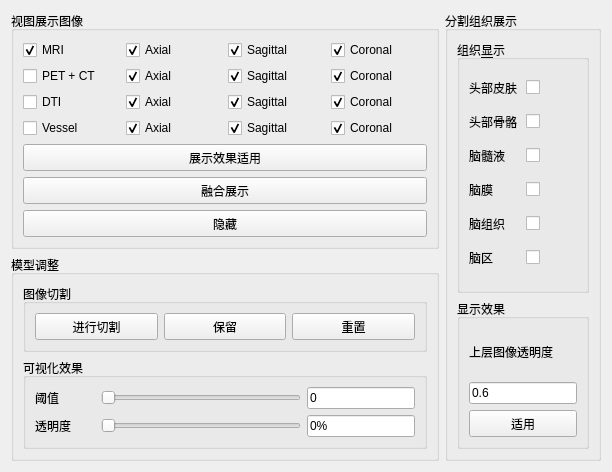
         <widget class="QWidget" name="tab_10">
          <attribute name="title">
           <string>图像展示</string>
          </attribute>
          <layout class="QGridLayout" name="gridLayout_3">
           <item row="0" column="0">
            <widget class="QGroupBox" name="groupBox_9">
             <property name="maximumSize">
              <size>
               <width>500</width>
               <height>16777215</height>
              </size>
             </property>
             <property name="title">
              <string>视图展示图像</string>
             </property>
             <layout class="QGridLayout" name="gridLayout_6">
              <item row="1" column="3">
               <widget class="QCheckBox" name="checkBox_38">
                <property name="text">
                 <string>Coronal</string>
                </property>
                <property name="checked">
                 <bool>true</bool>
                </property>
               </widget>
              </item>
              <item row="3" column="3">
               <widget class="QCheckBox" name="checkBox_39">
                <property name="text">
                 <string>Coronal</string>
                </property>
                <property name="checked">
                 <bool>true</bool>
                </property>
               </widget>
              </item>
              <item row="0" column="0">
               <widget class="QCheckBox" name="checkBox_11">
                <property name="text">
                 <string>MRI</string>
                </property>
                <property name="checked">
                 <bool>true</bool>
                </property>
                <property name="autoExclusive">
                 <bool>true</bool>
                </property>
               </widget>
              </item>
              <item row="3" column="2">
               <widget class="QCheckBox" name="checkBox_36">
                <property name="text">
                 <string>Sagittal</string>
                </property>
                <property name="checked">
                 <bool>true</bool>
                </property>
               </widget>
              </item>
              <item row="1" column="1">
               <widget class="QCheckBox" name="checkBox_32">
                <property name="text">
                 <string>Axial</string>
                </property>
                <property name="checked">
                 <bool>true</bool>
                </property>
               </widget>
              </item>
              <item row="2" column="2">
               <widget class="QCheckBox" name="checkBox_41">
                <property name="text">
                 <string>Sagittal</string>
                </property>
                <property name="checked">
                 <bool>true</bool>
                </property>
               </widget>
              </item>
              <item row="0" column="1">
               <widget class="QCheckBox" name="checkBox">
                <property name="text">
                 <string>Axial</string>
                </property>
                <property name="checked">
                 <bool>true</bool>
                </property>
               </widget>
              </item>
              <item row="6" column="0" colspan="4">
               <widget class="QPushButton" name="pushButton_unshow">
                <property name="minimumSize">
                 <size>
                  <width>0</width>
                  <height>27</height>
                 </size>
                </property>
                <property name="text">
                 <string>隐藏</string>
                </property>
               </widget>
              </item>
              <item row="1" column="2">
               <widget class="QCheckBox" name="checkBox_35">
                <property name="text">
                 <string>Sagittal</string>
                </property>
                <property name="checked">
                 <bool>true</bool>
                </property>
               </widget>
              </item>
              <item row="2" column="0">
               <widget class="QCheckBox" name="checkBox_22">
                <property name="text">
                 <string>DTI</string>
                </property>
                <property name="autoExclusive">
                 <bool>true</bool>
                </property>
               </widget>
              </item>
              <item row="2" column="3">
               <widget class="QCheckBox" name="checkBox_42">
                <property name="text">
                 <string>Coronal</string>
                </property>
                <property name="checked">
                 <bool>true</bool>
                </property>
               </widget>
              </item>
              <item row="1" column="0">
               <widget class="QCheckBox" name="checkBox_12">
                <property name="text">
                 <string>PET + CT</string>
                </property>
                <property name="autoExclusive">
                 <bool>true</bool>
                </property>
               </widget>
              </item>
              <item row="0" column="2">
               <widget class="QCheckBox" name="checkBox_2">
                <property name="text">
                 <string>Sagittal</string>
                </property>
                <property name="checked">
                 <bool>true</bool>
                </property>
               </widget>
              </item>
              <item row="5" column="0" colspan="4">
               <widget class="QPushButton" name="pushButton_showFusionImage">
                <property name="minimumSize">
                 <size>
                  <width>0</width>
                  <height>27</height>
                 </size>
                </property>
                <property name="text">
                 <string>融合展示</string>
                </property>
               </widget>
              </item>
              <item row="4" column="0" colspan="4">
               <widget class="QPushButton" name="pushButton_5">
                <property name="minimumSize">
                 <size>
                  <width>100</width>
                  <height>27</height>
                 </size>
                </property>
                <property name="text">
                 <string>展示效果适用</string>
                </property>
               </widget>
              </item>
              <item row="3" column="1">
               <widget class="QCheckBox" name="checkBox_33">
                <property name="text">
                 <string>Axial</string>
                </property>
                <property name="checked">
                 <bool>true</bool>
                </property>
               </widget>
              </item>
              <item row="3" column="0">
               <widget class="QCheckBox" name="checkBox_14">
                <property name="text">
                 <string>Vessel</string>
                </property>
                <property name="autoExclusive">
                 <bool>true</bool>
                </property>
               </widget>
              </item>
              <item row="2" column="1">
               <widget class="QCheckBox" name="checkBox_40">
                <property name="text">
                 <string>Axial</string>
                </property>
                <property name="checked">
                 <bool>true</bool>
                </property>
               </widget>
              </item>
              <item row="0" column="3">
               <widget class="QCheckBox" name="checkBox_3">
                <property name="text">
                 <string>Coronal</string>
                </property>
                <property name="checked">
                 <bool>true</bool>
                </property>
               </widget>
              </item>
             </layout>
            </widget>
           </item>
           <item row="1" column="0">
            <widget class="QGroupBox" name="groupBox_16">
             <property name="maximumSize">
              <size>
               <width>500</width>
               <height>16777215</height>
              </size>
             </property>
             <property name="title">
              <string>模型调整</string>
             </property>
             <layout class="QVBoxLayout" name="verticalLayout_10">
              <item>
               <widget class="QGroupBox" name="groupBox_18">
                <property name="title">
                 <string>图像切割</string>
                </property>
                <layout class="QHBoxLayout" name="horizontalLayout">
                 <item>
                  <widget class="QPushButton" name="pushButton_startImageCut">
                   <property name="minimumSize">
                    <size>
                     <width>0</width>
                     <height>27</height>
                    </size>
                   </property>
                   <property name="text">
                    <string>进行切割</string>
                   </property>
                  </widget>
                 </item>
                 <item>
                  <widget class="QPushButton" name="pushButton_saveCurrentCut">
                   <property name="minimumSize">
                    <size>
                     <width>0</width>
                     <height>27</height>
                    </size>
                   </property>
                   <property name="text">
                    <string>保留</string>
                   </property>
                  </widget>
                 </item>
                 <item>
                  <widget class="QPushButton" name="pushButton_resetCurrentCut">
                   <property name="minimumSize">
                    <size>
                     <width>0</width>
                     <height>27</height>
                    </size>
                   </property>
                   <property name="text">
                    <string>重置</string>
                   </property>
                  </widget>
                 </item>
                </layout>
               </widget>
              </item>
              <item>
               <widget class="QGroupBox" name="groupBox_20">
                <property name="title">
                 <string>可视化效果</string>
                </property>
                <layout class="QGridLayout" name="gridLayout_7">
                 <item row="0" column="0">
                  <widget class="QLabel" name="label_15">
                   <property name="minimumSize">
                    <size>
                     <width>60</width>
                     <height>0</height>
                    </size>
                   </property>
                   <property name="maximumSize">
                    <size>
                     <width>50</width>
                     <height>16777215</height>
                    </size>
                   </property>
                   <property name="text">
                    <string>阈值</string>
                   </property>
                  </widget>
                 </item>
                 <item row="0" column="1">
                  <widget class="QSlider" name="horizontalSlider_visulizetionThreshold">
                   <property name="minimumSize">
                    <size>
                     <width>200</width>
                     <height>0</height>
                    </size>
                   </property>
                   <property name="orientation">
                    <enum>Qt::Horizontal</enum>
                   </property>
                  </widget>
                 </item>
                 <item row="0" column="3">
                  <widget class="QLineEdit" name="lineEdit_visulizetionThreshold">
                   <property name="text">
                    <string>0</string>
                   </property>
                  </widget>
                 </item>
                 <item row="1" column="1">
                  <widget class="QSlider" name="horizontalSlider_visulizetionOpcity">
                   <property name="minimumSize">
                    <size>
                     <width>200</width>
                     <height>0</height>
                    </size>
                   </property>
                   <property name="orientation">
                    <enum>Qt::Horizontal</enum>
                   </property>
                  </widget>
                 </item>
                 <item row="1" column="0">
                  <widget class="QLabel" name="label_16">
                   <property name="minimumSize">
                    <size>
                     <width>60</width>
                     <height>0</height>
                    </size>
                   </property>
                   <property name="maximumSize">
                    <size>
                     <width>50</width>
                     <height>16777215</height>
                    </size>
                   </property>
                   <property name="text">
                    <string>透明度</string>
                   </property>
                  </widget>
                 </item>
                 <item row="1" column="3">
                  <widget class="QLineEdit" name="lineEdit_visulizetionOpcity">
                   <property name="text">
                    <string>0%</string>
                   </property>
                  </widget>
                 </item>
                </layout>
               </widget>
              </item>
             </layout>
            </widget>
           </item>
           <item row="0" column="1" rowspan="2">
            <widget class="QGroupBox" name="groupBox_13">
             <property name="title">
              <string>分割组织展示</string>
             </property>
             <layout class="QVBoxLayout" name="verticalLayout_21">
              <item>
               <widget class="QGroupBox" name="groupBox_14">
                <property name="title">
                 <string>组织&amp;显示</string>
                </property>
                <layout class="QGridLayout" name="gridLayout_20">
                 <item row="0" column="0">
                  <widget class="QLabel" name="label_77">
                   <property name="text">
                    <string>头部皮肤</string>
                   </property>
                  </widget>
                 </item>
                 <item row="0" column="1">
                  <widget class="QCheckBox" name="checkBox_4">
                   <property name="text">
                    <string/>
                   </property>
                  </widget>
                 </item>
                 <item row="1" column="0">
                  <widget class="QLabel" name="label_79">
                   <property name="text">
                    <string>头部骨骼</string>
                   </property>
                  </widget>
                 </item>
                 <item row="1" column="1">
                  <widget class="QCheckBox" name="checkBox_5">
                   <property name="text">
                    <string/>
                   </property>
                  </widget>
                 </item>
                 <item row="2" column="0">
                  <widget class="QLabel" name="label_81">
                   <property name="text">
                    <string>脑髓液</string>
                   </property>
                  </widget>
                 </item>
                 <item row="2" column="1">
                  <widget class="QCheckBox" name="checkBox_6">
                   <property name="text">
                    <string/>
                   </property>
                  </widget>
                 </item>
                 <item row="3" column="0">
                  <widget class="QLabel" name="label_82">
                   <property name="text">
                    <string>脑膜</string>
                   </property>
                  </widget>
                 </item>
                 <item row="3" column="1">
                  <widget class="QCheckBox" name="checkBox_8">
                   <property name="text">
                    <string/>
                   </property>
                  </widget>
                 </item>
                 <item row="4" column="0">
                  <widget class="QLabel" name="label_83">
                   <property name="text">
                    <string>脑组织</string>
                   </property>
                  </widget>
                 </item>
                 <item row="4" column="1">
                  <widget class="QCheckBox" name="checkBox_9">
                   <property name="text">
                    <string/>
                   </property>
                  </widget>
                 </item>
                 <item row="5" column="0">
                  <widget class="QLabel" name="label_84">
                   <property name="text">
                    <string>脑区</string>
                   </property>
                  </widget>
                 </item>
                 <item row="5" column="1">
                  <widget class="QCheckBox" name="checkBox_10">
                   <property name="text">
                    <string/>
                   </property>
                  </widget>
                 </item>
                </layout>
               </widget>
              </item>
              <item>
               <widget class="QGroupBox" name="groupBox_42">
                <property name="maximumSize">
                 <size>
                  <width>16777215</width>
                  <height>150</height>
                 </size>
                </property>
                <property name="title">
                 <string>显示效果</string>
                </property>
                <layout class="QVBoxLayout" name="verticalLayout_23">
                 <item>
                  <widget class="QLabel" name="label_86">
                   <property name="text">
                    <string>上层图像透明度</string>
                   </property>
                  </widget>
                 </item>
                 <item>
                  <widget class="QLineEdit" name="lineEdit_Opcity_3">
                   <property name="text">
                    <string>0.6</string>
                   </property>
                  </widget>
                 </item>
                 <item>
                  <widget class="QPushButton" name="pushButton_ApplyOpicity_3">
                   <property name="minimumSize">
                    <size>
                     <width>0</width>
                     <height>27</height>
                    </size>
                   </property>
                   <property name="text">
                    <string>适用</string>
                   </property>
                  </widget>
                 </item>
                </layout>
               </widget>
              </item>
             </layout>
            </widget>
           </item>
          </layout>
         </widget>
